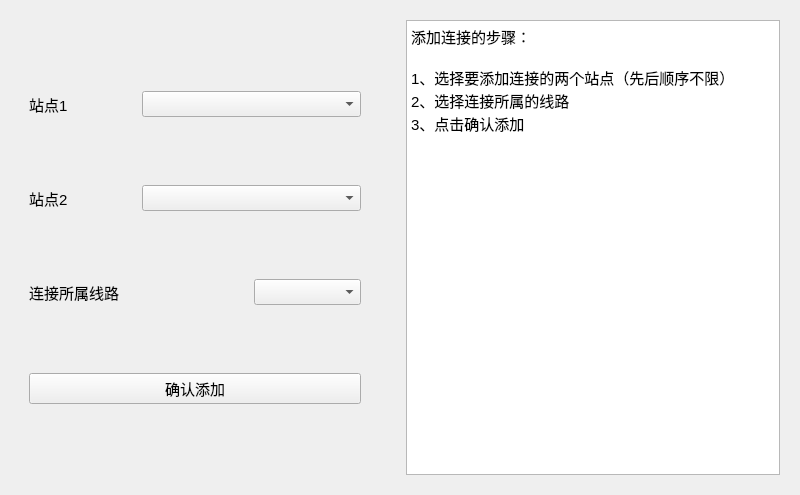
<?xml version="1.0" encoding="UTF-8"?>
<ui version="4.0">
 <class>SubwayControlWindow</class>
 <widget class="QWidget" name="SubwayControlWindow">
  <property name="geometry">
   <rect>
    <x>0</x>
    <y>0</y>
    <width>800</width>
    <height>495</height>
   </rect>
  </property>
  <property name="minimumSize">
   <size>
    <width>800</width>
    <height>495</height>
   </size>
  </property>
  <property name="maximumSize">
   <size>
    <width>1000</width>
    <height>618</height>
   </size>
  </property>
  <property name="font">
   <font>
    <pointsize>11</pointsize>
   </font>
  </property>
  <property name="windowTitle">
   <string>Form</string>
  </property>
  <layout class="QHBoxLayout" name="horizontalLayout">
   <item>
    <widget class="QStackedWidget" name="stackedWidget">
     <property name="minimumSize">
      <size>
       <width>0</width>
       <height>0</height>
      </size>
     </property>
     <property name="maximumSize">
      <size>
       <width>1000</width>
       <height>618</height>
      </size>
     </property>
     <property name="currentIndex">
      <number>2</number>
     </property>
     <widget class="QWidget" name="stackedWidgetPage1" native="true">
      <layout class="QHBoxLayout" name="horizontalLayout_2">
       <item>
        <widget class="QWidget" name="widget" native="true">
         <property name="maximumSize">
          <size>
           <width>300</width>
           <height>16777215</height>
          </size>
         </property>
         <property name="font">
          <font>
           <pointsize>11</pointsize>
          </font>
         </property>
         <layout class="QGridLayout" name="gridLayout">
          <item row="0" column="1" colspan="3">
           <widget class="QLineEdit" name="lineEdit"/>
          </item>
          <item row="1" column="3">
           <spacer name="horizontalSpacer_2">
            <property name="orientation">
             <enum>Qt::Horizontal</enum>
            </property>
            <property name="sizeType">
             <enum>QSizePolicy::Fixed</enum>
            </property>
            <property name="sizeHint" stdset="0">
             <size>
              <width>40</width>
              <height>20</height>
             </size>
            </property>
           </spacer>
          </item>
          <item row="1" column="0">
           <widget class="QLabel" name="label_2">
            <property name="text">
             <string>选择颜色</string>
            </property>
           </widget>
          </item>
          <item row="1" column="1">
           <spacer name="horizontalSpacer">
            <property name="orientation">
             <enum>Qt::Horizontal</enum>
            </property>
            <property name="sizeType">
             <enum>QSizePolicy::Fixed</enum>
            </property>
            <property name="sizeHint" stdset="0">
             <size>
              <width>40</width>
              <height>20</height>
             </size>
            </property>
           </spacer>
          </item>
          <item row="0" column="0">
           <widget class="QLabel" name="label">
            <property name="text">
             <string>输入名称</string>
            </property>
           </widget>
          </item>
          <item row="1" column="2">
           <widget class="QPushButton" name="pushButton">
            <property name="maximumSize">
             <size>
              <width>100</width>
              <height>16777215</height>
             </size>
            </property>
            <property name="text">
             <string/>
            </property>
           </widget>
          </item>
          <item row="2" column="0" colspan="4">
           <widget class="QPushButton" name="pushButton_2">
            <property name="maximumSize">
             <size>
              <width>200</width>
              <height>16777215</height>
             </size>
            </property>
            <property name="font">
             <font>
              <pointsize>11</pointsize>
             </font>
            </property>
            <property name="text">
             <string>确认添加</string>
            </property>
           </widget>
          </item>
         </layout>
        </widget>
       </item>
       <item>
        <widget class="QTextBrowser" name="textBrowser">
         <property name="font">
          <font>
           <pointsize>9</pointsize>
          </font>
         </property>
         <property name="html">
          <string>&lt;!DOCTYPE HTML PUBLIC &quot;-//W3C//DTD HTML 4.0//EN&quot; &quot;http://www.w3.org/TR/REC-html40/strict.dtd&quot;&gt;
&lt;html&gt;&lt;head&gt;&lt;meta name=&quot;qrichtext&quot; content=&quot;1&quot; /&gt;&lt;style type=&quot;text/css&quot;&gt;
p, li { white-space: pre-wrap; }
&lt;/style&gt;&lt;/head&gt;&lt;body style=&quot; font-family:'SimSun'; font-size:9pt; font-weight:400; font-style:normal;&quot;&gt;
&lt;p style=&quot; margin-top:0px; margin-bottom:0px; margin-left:0px; margin-right:0px; -qt-block-indent:0; text-indent:0px;&quot;&gt;&lt;span style=&quot; font-size:11pt;&quot;&gt;添加地铁线路步骤：&lt;/span&gt;&lt;/p&gt;
&lt;p style=&quot;-qt-paragraph-type:empty; margin-top:0px; margin-bottom:0px; margin-left:0px; margin-right:0px; -qt-block-indent:0; text-indent:0px; font-size:11pt;&quot;&gt;&lt;br /&gt;&lt;/p&gt;
&lt;p style=&quot; margin-top:0px; margin-bottom:0px; margin-left:0px; margin-right:0px; -qt-block-indent:0; text-indent:0px;&quot;&gt;&lt;span style=&quot; font-size:11pt;&quot;&gt;1、输入线路名称，选择线路颜色&lt;/span&gt;&lt;/p&gt;
&lt;p style=&quot; margin-top:0px; margin-bottom:0px; margin-left:0px; margin-right:0px; -qt-block-indent:0; text-indent:0px;&quot;&gt;&lt;span style=&quot; font-size:11pt;&quot;&gt;2、点击确认添加完成线路的添加&lt;/span&gt;&lt;/p&gt;
&lt;p style=&quot; margin-top:0px; margin-bottom:0px; margin-left:0px; margin-right:0px; -qt-block-indent:0; text-indent:0px;&quot;&gt;&lt;span style=&quot; font-size:11pt;&quot;&gt;3、需要注意线路名称不能与已有线路重复&lt;/span&gt;&lt;/p&gt;
&lt;p style=&quot; margin-top:0px; margin-bottom:0px; margin-left:0px; margin-right:0px; -qt-block-indent:0; text-indent:0px;&quot;&gt;&lt;span style=&quot; font-size:11pt;&quot;&gt;4、添加完成后，在添加站点、添加连接功能中可以对新线路进行操作&lt;/span&gt;&lt;/p&gt;&lt;/body&gt;&lt;/html&gt;</string>
         </property>
        </widget>
       </item>
      </layout>
     </widget>
     <widget class="QWidget" name="stackedWidgetPage2" native="true">
      <property name="font">
       <font>
        <pointsize>11</pointsize>
       </font>
      </property>
      <layout class="QHBoxLayout" name="horizontalLayout_4">
       <item>
        <widget class="QWidget" name="widget_3" native="true">
         <property name="minimumSize">
          <size>
           <width>350</width>
           <height>0</height>
          </size>
         </property>
         <property name="maximumSize">
          <size>
           <width>350</width>
           <height>16777215</height>
          </size>
         </property>
         <property name="font">
          <font>
           <pointsize>11</pointsize>
          </font>
         </property>
         <layout class="QGridLayout" name="gridLayout_3">
          <item row="0" column="1">
           <spacer name="verticalSpacer_5">
            <property name="orientation">
             <enum>Qt::Vertical</enum>
            </property>
            <property name="sizeType">
             <enum>QSizePolicy::Fixed</enum>
            </property>
            <property name="sizeHint" stdset="0">
             <size>
              <width>20</width>
              <height>20</height>
             </size>
            </property>
           </spacer>
          </item>
          <item row="1" column="0" colspan="2">
           <widget class="QLabel" name="label_5">
            <property name="text">
             <string>输入名称</string>
            </property>
           </widget>
          </item>
          <item row="1" column="2" colspan="2">
           <widget class="QLineEdit" name="lineEdit_3"/>
          </item>
          <item row="2" column="2">
           <spacer name="verticalSpacer">
            <property name="orientation">
             <enum>Qt::Vertical</enum>
            </property>
            <property name="sizeHint" stdset="0">
             <size>
              <width>20</width>
              <height>135</height>
             </size>
            </property>
           </spacer>
          </item>
          <item row="3" column="0">
           <widget class="QLabel" name="label_6">
            <property name="text">
             <string>经度</string>
            </property>
           </widget>
          </item>
          <item row="3" column="2" colspan="2">
           <widget class="QDoubleSpinBox" name="doubleSpinBox"/>
          </item>
          <item row="4" column="0">
           <widget class="QLabel" name="label_7">
            <property name="text">
             <string>纬度</string>
            </property>
           </widget>
          </item>
          <item row="4" column="2" colspan="2">
           <widget class="QDoubleSpinBox" name="doubleSpinBox_2"/>
          </item>
          <item row="5" column="1">
           <spacer name="verticalSpacer_3">
            <property name="orientation">
             <enum>Qt::Vertical</enum>
            </property>
            <property name="sizeType">
             <enum>QSizePolicy::Fixed</enum>
            </property>
            <property name="sizeHint" stdset="0">
             <size>
              <width>20</width>
              <height>20</height>
             </size>
            </property>
           </spacer>
          </item>
          <item row="6" column="0" colspan="4">
           <widget class="QLabel" name="label_11">
            <property name="text">
             <string>注意经度和纬度的范围：</string>
            </property>
           </widget>
          </item>
          <item row="7" column="0" colspan="4">
           <widget class="QLabel" name="label_8">
            <property name="text">
             <string>经度：</string>
            </property>
           </widget>
          </item>
          <item row="8" column="0" colspan="4">
           <widget class="QLabel" name="label_10">
            <property name="text">
             <string>纬度：</string>
            </property>
           </widget>
          </item>
          <item row="9" column="1">
           <spacer name="verticalSpacer_4">
            <property name="orientation">
             <enum>Qt::Vertical</enum>
            </property>
            <property name="sizeType">
             <enum>QSizePolicy::Fixed</enum>
            </property>
            <property name="sizeHint" stdset="0">
             <size>
              <width>20</width>
              <height>30</height>
             </size>
            </property>
           </spacer>
          </item>
          <item row="10" column="0" colspan="4">
           <widget class="QPushButton" name="pushButton_5">
            <property name="text">
             <string>确认添加</string>
            </property>
           </widget>
          </item>
          <item row="11" column="3">
           <spacer name="verticalSpacer_2">
            <property name="orientation">
             <enum>Qt::Vertical</enum>
            </property>
            <property name="sizeType">
             <enum>QSizePolicy::Fixed</enum>
            </property>
            <property name="sizeHint" stdset="0">
             <size>
              <width>20</width>
              <height>30</height>
             </size>
            </property>
           </spacer>
          </item>
         </layout>
        </widget>
       </item>
       <item>
        <spacer name="horizontalSpacer_5">
         <property name="orientation">
          <enum>Qt::Horizontal</enum>
         </property>
         <property name="sizeType">
          <enum>QSizePolicy::Fixed</enum>
         </property>
         <property name="sizeHint" stdset="0">
          <size>
           <width>30</width>
           <height>20</height>
          </size>
         </property>
        </spacer>
       </item>
       <item>
        <widget class="QWidget" name="widget_4" native="true">
         <layout class="QVBoxLayout" name="verticalLayout">
          <item>
           <widget class="QLabel" name="label_9">
            <property name="text">
             <string>选择所属线路</string>
            </property>
           </widget>
          </item>
          <item>
           <widget class="QScrollArea" name="scrollArea">
            <property name="maximumSize">
             <size>
              <width>300</width>
              <height>16777215</height>
             </size>
            </property>
            <property name="widgetResizable">
             <bool>true</bool>
            </property>
            <widget class="QWidget" name="scrollAreaWidgetContents">
             <property name="geometry">
              <rect>
               <x>0</x>
               <y>0</y>
               <width>90</width>
               <height>418</height>
              </rect>
             </property>
            </widget>
           </widget>
          </item>
         </layout>
        </widget>
       </item>
       <item>
        <widget class="QTextBrowser" name="textBrowser_3">
         <property name="maximumSize">
          <size>
           <width>16777215</width>
           <height>16777215</height>
          </size>
         </property>
         <property name="html">
          <string>&lt;!DOCTYPE HTML PUBLIC &quot;-//W3C//DTD HTML 4.0//EN&quot; &quot;http://www.w3.org/TR/REC-html40/strict.dtd&quot;&gt;
&lt;html&gt;&lt;head&gt;&lt;meta name=&quot;qrichtext&quot; content=&quot;1&quot; /&gt;&lt;style type=&quot;text/css&quot;&gt;
p, li { white-space: pre-wrap; }
&lt;/style&gt;&lt;/head&gt;&lt;body style=&quot; font-family:'SimSun'; font-size:11pt; font-weight:400; font-style:normal;&quot;&gt;
&lt;p style=&quot; margin-top:0px; margin-bottom:0px; margin-left:0px; margin-right:0px; -qt-block-indent:0; text-indent:0px;&quot;&gt;添加站点的步骤：&lt;/p&gt;
&lt;p style=&quot;-qt-paragraph-type:empty; margin-top:0px; margin-bottom:0px; margin-left:0px; margin-right:0px; -qt-block-indent:0; text-indent:0px;&quot;&gt;&lt;br /&gt;&lt;/p&gt;
&lt;p style=&quot; margin-top:0px; margin-bottom:0px; margin-left:0px; margin-right:0px; -qt-block-indent:0; text-indent:0px;&quot;&gt;1、输入地铁站点名称，注意不能和已有站点重名&lt;/p&gt;
&lt;p style=&quot; margin-top:0px; margin-bottom:0px; margin-left:0px; margin-right:0px; -qt-block-indent:0; text-indent:0px;&quot;&gt;2、选择经度和纬度，需要注意不能超过相应的范围&lt;/p&gt;
&lt;p style=&quot; margin-top:0px; margin-bottom:0px; margin-left:0px; margin-right:0px; -qt-block-indent:0; text-indent:0px;&quot;&gt;3、点击确认添加按钮进行添加&lt;/p&gt;
&lt;p style=&quot; margin-top:0px; margin-bottom:0px; margin-left:0px; margin-right:0px; -qt-block-indent:0; text-indent:0px;&quot;&gt;4、站点所属线路、相邻站点等信息在添加连接功能中进行添加&lt;/p&gt;&lt;/body&gt;&lt;/html&gt;</string>
         </property>
        </widget>
       </item>
      </layout>
     </widget>
     <widget class="QWidget" name="stackedWidgetPage3" native="true">
      <layout class="QHBoxLayout" name="horizontalLayout_5">
       <item>
        <widget class="QWidget" name="widget_5" native="true">
         <property name="minimumSize">
          <size>
           <width>350</width>
           <height>0</height>
          </size>
         </property>
         <layout class="QGridLayout" name="gridLayout_4">
          <item row="0" column="0">
           <widget class="QLabel" name="label_12">
            <property name="text">
             <string>站点1</string>
            </property>
           </widget>
          </item>
          <item row="0" column="1" colspan="2">
           <widget class="QComboBox" name="comboBox"/>
          </item>
          <item row="1" column="0">
           <widget class="QLabel" name="label_13">
            <property name="text">
             <string>站点2</string>
            </property>
           </widget>
          </item>
          <item row="1" column="1" colspan="2">
           <widget class="QComboBox" name="comboBox_2"/>
          </item>
          <item row="2" column="0" colspan="2">
           <widget class="QLabel" name="label_14">
            <property name="text">
             <string>连接所属线路</string>
            </property>
           </widget>
          </item>
          <item row="2" column="2">
           <widget class="QComboBox" name="comboBox_3"/>
          </item>
          <item row="3" column="0" colspan="3">
           <widget class="QPushButton" name="pushButton_6">
            <property name="text">
             <string>确认添加</string>
            </property>
           </widget>
          </item>
         </layout>
        </widget>
       </item>
       <item>
        <spacer name="horizontalSpacer_6">
         <property name="orientation">
          <enum>Qt::Horizontal</enum>
         </property>
         <property name="sizeType">
          <enum>QSizePolicy::Fixed</enum>
         </property>
         <property name="sizeHint" stdset="0">
          <size>
           <width>30</width>
           <height>20</height>
          </size>
         </property>
        </spacer>
       </item>
       <item>
        <widget class="QTextBrowser" name="textBrowser_4">
         <property name="html">
          <string>&lt;!DOCTYPE HTML PUBLIC &quot;-//W3C//DTD HTML 4.0//EN&quot; &quot;http://www.w3.org/TR/REC-html40/strict.dtd&quot;&gt;
&lt;html&gt;&lt;head&gt;&lt;meta name=&quot;qrichtext&quot; content=&quot;1&quot; /&gt;&lt;style type=&quot;text/css&quot;&gt;
p, li { white-space: pre-wrap; }
&lt;/style&gt;&lt;/head&gt;&lt;body style=&quot; font-family:'SimSun'; font-size:11pt; font-weight:400; font-style:normal;&quot;&gt;
&lt;p style=&quot; margin-top:0px; margin-bottom:0px; margin-left:0px; margin-right:0px; -qt-block-indent:0; text-indent:0px;&quot;&gt;添加连接的步骤：&lt;/p&gt;
&lt;p style=&quot;-qt-paragraph-type:empty; margin-top:0px; margin-bottom:0px; margin-left:0px; margin-right:0px; -qt-block-indent:0; text-indent:0px;&quot;&gt;&lt;br /&gt;&lt;/p&gt;
&lt;p style=&quot; margin-top:0px; margin-bottom:0px; margin-left:0px; margin-right:0px; -qt-block-indent:0; text-indent:0px;&quot;&gt;1、选择要添加连接的两个站点（先后顺序不限）&lt;/p&gt;
&lt;p style=&quot; margin-top:0px; margin-bottom:0px; margin-left:0px; margin-right:0px; -qt-block-indent:0; text-indent:0px;&quot;&gt;2、选择连接所属的线路&lt;/p&gt;
&lt;p style=&quot; margin-top:0px; margin-bottom:0px; margin-left:0px; margin-right:0px; -qt-block-indent:0; text-indent:0px;&quot;&gt;3、点击确认添加&lt;/p&gt;&lt;/body&gt;&lt;/html&gt;</string>
         </property>
        </widget>
       </item>
      </layout>
     </widget>
    </widget>
   </item>
  </layout>
 </widget>
 <resources/>
 <connections/>
</ui>
